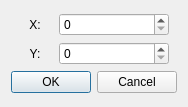
<?xml version="1.0" encoding="UTF-8"?>
<ui version="4.0">
 <class>DialogPosition</class>
 <widget class="QDialog" name="DialogPosition">
  <property name="geometry">
   <rect>
    <x>0</x>
    <y>0</y>
    <width>186</width>
    <height>107</height>
   </rect>
  </property>
  <property name="windowTitle">
   <string>Dialog</string>
  </property>
  <layout class="QGridLayout" name="gridLayout">
   <item row="0" column="0">
    <layout class="QVBoxLayout" name="verticalLayout">
     <item>
      <layout class="QHBoxLayout" name="horizontalLayout" stretch="0,0">
       <property name="spacing">
        <number>8</number>
       </property>
       <property name="sizeConstraint">
        <enum>QLayout::SetDefaultConstraint</enum>
       </property>
       <property name="leftMargin">
        <number>8</number>
       </property>
       <property name="rightMargin">
        <number>8</number>
       </property>
       <item>
        <widget class="QLabel" name="label">
         <property name="maximumSize">
          <size>
           <width>32</width>
           <height>16777215</height>
          </size>
         </property>
         <property name="layoutDirection">
          <enum>Qt::LeftToRight</enum>
         </property>
         <property name="text">
          <string>X:</string>
         </property>
         <property name="alignment">
          <set>Qt::AlignCenter</set>
         </property>
        </widget>
       </item>
       <item>
        <widget class="QUnitSpinBox" name="spinBoxX">
         <property name="minimumSize">
          <size>
           <width>64</width>
           <height>0</height>
          </size>
         </property>
         <property name="maximum">
          <number>1023</number>
         </property>
        </widget>
       </item>
      </layout>
     </item>
     <item>
      <layout class="QHBoxLayout" name="horizontalLayout_2">
       <property name="spacing">
        <number>8</number>
       </property>
       <property name="leftMargin">
        <number>8</number>
       </property>
       <property name="rightMargin">
        <number>8</number>
       </property>
       <item>
        <widget class="QLabel" name="label_2">
         <property name="maximumSize">
          <size>
           <width>32</width>
           <height>16777215</height>
          </size>
         </property>
         <property name="baseSize">
          <size>
           <width>0</width>
           <height>0</height>
          </size>
         </property>
         <property name="text">
          <string>Y:</string>
         </property>
         <property name="alignment">
          <set>Qt::AlignCenter</set>
         </property>
        </widget>
       </item>
       <item>
        <widget class="QUnitSpinBox" name="spinBoxY">
         <property name="minimumSize">
          <size>
           <width>64</width>
           <height>0</height>
          </size>
         </property>
         <property name="maximum">
          <number>1023</number>
         </property>
        </widget>
       </item>
      </layout>
     </item>
     <item>
      <widget class="QDialogButtonBox" name="buttonBox">
       <property name="layoutDirection">
        <enum>Qt::LeftToRight</enum>
       </property>
       <property name="orientation">
        <enum>Qt::Horizontal</enum>
       </property>
       <property name="standardButtons">
        <set>QDialogButtonBox::Cancel|QDialogButtonBox::Ok</set>
       </property>
       <property name="centerButtons">
        <bool>true</bool>
       </property>
      </widget>
     </item>
    </layout>
   </item>
  </layout>
 </widget>
 <customwidgets>
  <customwidget>
   <class>QUnitSpinBox</class>
   <extends>QSpinBox</extends>
   <header location="global">custom/qunitspinbox.h</header>
  </customwidget>
 </customwidgets>
 <resources/>
 <connections>
  <connection>
   <sender>buttonBox</sender>
   <signal>accepted()</signal>
   <receiver>DialogPosition</receiver>
   <slot>accept()</slot>
   <hints>
    <hint type="sourcelabel">
     <x>92</x>
     <y>85</y>
    </hint>
    <hint type="destinationlabel">
     <x>92</x>
     <y>53</y>
    </hint>
   </hints>
  </connection>
  <connection>
   <sender>buttonBox</sender>
   <signal>rejected()</signal>
   <receiver>DialogPosition</receiver>
   <slot>reject()</slot>
   <hints>
    <hint type="sourcelabel">
     <x>92</x>
     <y>85</y>
    </hint>
    <hint type="destinationlabel">
     <x>92</x>
     <y>53</y>
    </hint>
   </hints>
  </connection>
 </connections>
</ui>
